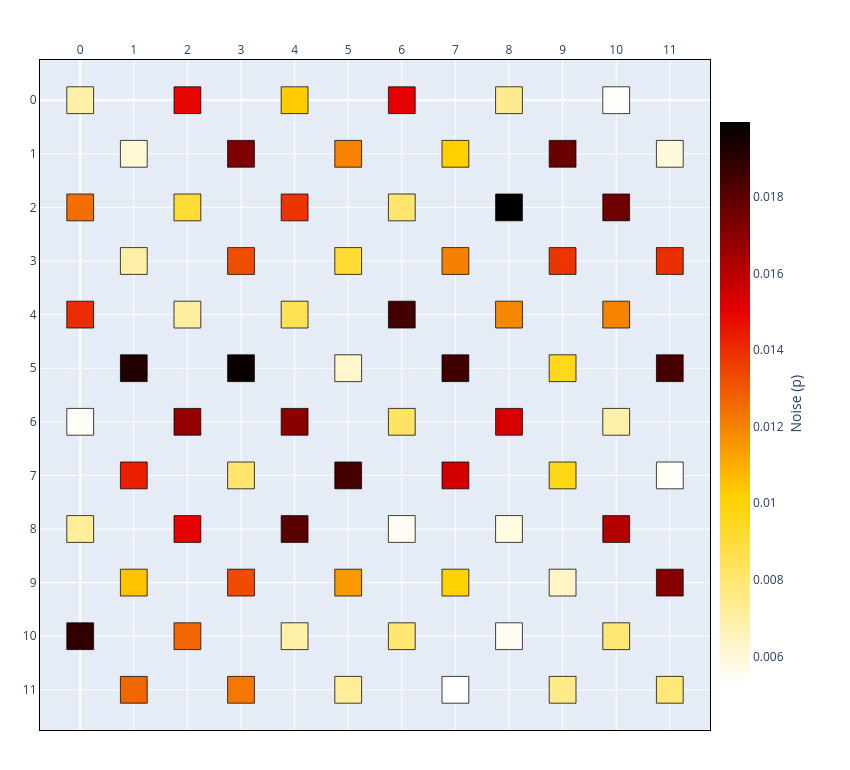

The notebook cell this image was saved under:
### Code cell
# (b) Uniform-random field over an explicit interval.
chip_rand = Chip(6, 6)
chip_rand.generate_noise(RandomUniform(bounds=(0.005, 0.020), seed=11))
print("noise distribution model :", chip_rand.spec.noise_model)
chip_rand.show(style=noise_heatmap_style(chip_rand))

### Figure 1 — Plotly figure (JSON) as saved in the notebook; plotly's stock layout.template omitted (floating-point values rounded to 4 significant figures)
{"data": [{"hoverinfo": "text", "hovertext": ["(0, 0)<br>status=INACTIVE<br>noise=0.0069", "(0, 2)<br>status=INACTIVE<br>noise=0.0125", "(0, 4)<br>status=INACTIVE<br>noise=0.0140", "(0, 6)<br>status=INACTIVE<br>noise=0.0054", "(0, 8)<br>status=INACTIVE<br>noise=0.0072", "(0, 10)<br>status=INACTIVE<br>noise=0.0189", "(1, 1)<br>status=INACTIVE<br>noise=0.0061", "(1, 3)<br>status=INACTIVE<br>noise=0.0069", "(1, 5)<br>status=INACTIVE<br>noise=0.0192", "(1, 7)<br>status=INACTIVE<br>noise=0.0143", "(1, 9)<br>status=INACTIVE<br>noise=0.0105", "(1, 11)<br>status=INACTIVE<br>noise=0.0127", "(2, 0)<br>status=INACTIVE<br>noise=0.0149", "(2, 2)<br>status=INACTIVE<br>noise=0.0091", "(2, 4)<br>status=INACTIVE<br>noise=0.0071", "(2, 6)<br>status=INACTIVE<br>noise=0.0168", "(2, 8)<br>status=INACTIVE<br>noise=0.0151", "(2, 10)<br>status=INACTIVE<br>noise=0.0127", "(3, 1)<br>status=INACTIVE<br>noise=0.0173", "(3, 3)<br>status=INACTIVE<br>noise=0.0132", "(3, 5)<br>status=INACTIVE<br>noise=0.0197", "(3, 7)<br>status=INACTIVE<br>noise=0.0081", "(3, 9)<br>status=INACTIVE<br>noise=0.0133", "(3, 11)<br>status=INACTIVE<br>noise=0.0123", "(4, 0)<br>status=INACTIVE<br>noise=0.0103", "(4, 2)<br>status=INACTIVE<br>noise=0.0139", "(4, 4)<br>status=INACTIVE<br>noise=0.0085", "(4, 6)<br>status=INACTIVE<br>noise=0.0170", "(4, 8)<br>status=INACTIVE<br>noise=0.0180", "(4, 10)<br>status=INACTIVE<br>noise=0.0069", "(5, 1)<br>status=INACTIVE<br>noise=0.0120", "(5, 3)<br>status=INACTIVE<br>noise=0.0092", "(5, 5)<br>status=INACTIVE<br>noise=0.0063", "(5, 7)<br>status=INACTIVE<br>noise=0.0184", "(5, 9)<br>status=INACTIVE<br>noise=0.0115", "(5, 11)<br>status=INACTIVE<br>noise=0.0072", "(6, 0)<br>status=INACTIVE<br>noise=0.0151", "(6, 2)<br>status=INACTIVE<br>noise=0.0080", "(6, 4)<br>status=INACTIVE<br>noise=0.0185", "(6, 6)<br>status=INACTIVE<br>noise=0.0083", "(6, 8)<br>status=INACTIVE<br>noise=0.0055", "(6, 10)<br>status=INACTIVE<br>noise=0.0080", "(7, 1)<br>status=INACTIVE<br>noise=0.0102", "(7, 3)<br>status=INACTIVE<br>noise=0.0120", "(7, 5)<br>status=INACTIVE<br>noise=0.0186", "(7, 7)<br>status=INACTIVE<br>noise=0.0155", "(7, 9)<br>status=INACTIVE<br>noise=0.0101", "(7, 11)<br>status=INACTIVE<br>noise=0.0053", "(8, 0)<br>status=INACTIVE<br>noise=0.0074", "(8, 2)<br>status=INACTIVE<br>noise=0.0199", "(8, 4)<br>status=INACTIVE<br>noise=0.0119", "(8, 6)<br>status=INACTIVE<br>noise=0.0154", "(8, 8)<br>status=INACTIVE<br>noise=0.0058", "(8, 10)<br>status=INACTIVE<br>noise=0.0055", "(9, 1)<br>status=INACTIVE<br>noise=0.0177", "(9, 3)<br>status=INACTIVE<br>noise=0.0138", "(9, 5)<br>status=INACTIVE<br>noise=0.0096", "(9, 7)<br>status=INACTIVE<br>noise=0.0098", "(9, 9)<br>status=INACTIVE<br>noise=0.0063", "(9, 11)<br>status=INACTIVE<br>noise=0.0076", "(10, 0)<br>status=INACTIVE<br>noise=0.0054", "(10, 2)<br>status=INACTIVE<br>noise=0.0176", "(10, 4)<br>status=INACTIVE<br>noise=0.0120", "(10, 6)<br>status=INACTIVE<br>noise=0.0069", "(10, 8)<br>status=INACTIVE<br>noise=0.0161", "(10, 10)<br>status=INACTIVE<br>noise=0.0079", "(11, 1)<br>status=INACTIVE<br>noise=0.0059", "(11, 3)<br>status=INACTIVE<br>noise=0.0140", "(11, 5)<br>status=INACTIVE<br>noise=0.0184", "(11, 7)<br>status=INACTIVE<br>noise=0.0054", "(11, 9)<br>status=INACTIVE<br>noise=0.0171", "(11, 11)<br>status=INACTIVE<br>noise=0.0078"], "marker": {"cmax": 0.01995, "cmin": 0.00525, "color": [0.00693, 0.01249, 0.01402, 0.00543, 0.00722, 0.01892, 0.00606, 0.00695, 0.01922, 0.01433, 0.01053, 0.01267, 0.01494, 0.00913, 0.00707, 0.01682, 0.01506, 0.01269, 0.01725, 0.01324, 0.01971, 0.00807, 0.01331, 0.01225, 0.0103, 0.01387, 0.00853, 0.01703, 0.01801, 0.00693, 0.01201, 0.00916, 0.00625, 0.01844, 0.01145, 0.00722, 0.0151, 0.00803, 0.01852, 0.00826, 0.0055, 0.00801, 0.01019, 0.01203, 0.01859, 0.01546, 0.01009, 0.00525, 0.0074, 0.01995, 0.0119, 0.01537, 0.00582, 0.00551, 0.01769, 0.01382, 0.00963, 0.00976, 0.00634, 0.00759, 0.00537, 0.01759, 0.01199, 0.00691, 0.01609, 0.00793, 0.00593, 0.01398, 0.01844, 0.0054, 0.01708, 0.00785], "colorbar": {"len": 0.8701, "title": {"side": "right", "text": "Noise (p)"}, "x": 0.8701, "xanchor": "left", "y": 0.487, "yanchor": "middle"}, "colorscale": [[0, "rgb(255,255,255)"], [0.3333, "rgb(255,210,0)"], [0.6667, "rgb(230,0,0)"], [1, "rgb(0,0,0)"]], "opacity": 0, "showscale": true, "size": 20}, "mode": "markers", "name": "qubits", "type": "scattergl", "x": [0, 0, 0, 0, 0, 0, 1, 1, 1, 1, 1, 1, 2, 2, 2, 2, 2, 2, 3, 3, 3, 3, 3, 3, 4, 4, 4, 4, 4, 4, 5, 5, 5, 5, 5, 5, 6, 6, 6, 6, 6, 6, 7, 7, 7, 7, 7, 7, 8, 8, 8, 8, 8, 8, 9, 9, 9, 9, 9, 9, 10, 10, 10, 10, 10, 10, 11, 11, 11, 11, 11, 11], "y": [0, 2, 4, 6, 8, 10, 1, 3, 5, 7, 9, 11, 0, 2, 4, 6, 8, 10, 1, 3, 5, 7, 9, 11, 0, 2, 4, 6, 8, 10, 1, 3, 5, 7, 9, 11, 0, 2, 4, 6, 8, 10, 1, 3, 5, 7, 9, 11, 0, 2, 4, 6, 8, 10, 1, 3, 5, 7, 9, 11, 0, 2, 4, 6, 8, 10, 1, 3, 5, 7, 9, 11]}], "layout": {"height": 770, "margin": {"b": 40, "l": 40, "r": 40, "t": 60}, "shapes": [{"fillcolor": "rgb(255, 240, 168)", "layer": "above", "line": {"color": "black", "width": 0.75}, "opacity": 1, "type": "rect", "x0": -0.25, "x1": 0.25, "y0": -0.25, "y1": 0.25}, {"fillcolor": "rgb(243, 110, 0)", "layer": "above", "line": {"color": "black", "width": 0.75}, "opacity": 1, "type": "rect", "x0": -0.25, "x1": 0.25, "y0": 1.75, "y1": 2.25}, {"fillcolor": "rgb(235, 44, 0)", "layer": "above", "line": {"color": "black", "width": 0.75}, "opacity": 1, "type": "rect", "x0": -0.25, "x1": 0.25, "y0": 3.75, "y1": 4.25}, {"fillcolor": "rgb(255, 253, 246)", "layer": "above", "line": {"color": "black", "width": 0.75}, "opacity": 1, "type": "rect", "x0": -0.25, "x1": 0.25, "y0": 5.75, "y1": 6.25}, {"fillcolor": "rgb(255, 237, 152)", "layer": "above", "line": {"color": "black", "width": 0.75}, "opacity": 1, "type": "rect", "x0": -0.25, "x1": 0.25, "y0": 7.75, "y1": 8.25}, {"fillcolor": "rgb(48, 0, 0)", "layer": "above", "line": {"color": "black", "width": 0.75}, "opacity": 1, "type": "rect", "x0": -0.25, "x1": 0.25, "y0": 9.75, "y1": 10.25}, {"fillcolor": "rgb(255, 248, 213)", "layer": "above", "line": {"color": "black", "width": 0.75}, "opacity": 1, "type": "rect", "x0": 0.75, "x1": 1.25, "y0": 0.75, "y1": 1.25}, {"fillcolor": "rgb(255, 239, 167)", "layer": "above", "line": {"color": "black", "width": 0.75}, "opacity": 1, "type": "rect", "x0": 0.75, "x1": 1.25, "y0": 2.75, "y1": 3.25}, {"fillcolor": "rgb(34, 0, 0)", "layer": "above", "line": {"color": "black", "width": 0.75}, "opacity": 1, "type": "rect", "x0": 0.75, "x1": 1.25, "y0": 4.75, "y1": 5.25}, {"fillcolor": "rgb(234, 31, 0)", "layer": "above", "line": {"color": "black", "width": 0.75}, "opacity": 1, "type": "rect", "x0": 0.75, "x1": 1.25, "y0": 6.75, "y1": 7.25}, {"fillcolor": "rgb(253, 194, 0)", "layer": "above", "line": {"color": "black", "width": 0.75}, "opacity": 1, "type": "rect", "x0": 0.75, "x1": 1.25, "y0": 8.75, "y1": 9.25}, {"fillcolor": "rgb(242, 102, 0)", "layer": "above", "line": {"color": "black", "width": 0.75}, "opacity": 1, "type": "rect", "x0": 0.75, "x1": 1.25, "y0": 10.75, "y1": 11.25}, {"fillcolor": "rgb(231, 5, 0)", "layer": "above", "line": {"color": "black", "width": 0.75}, "opacity": 1, "type": "rect", "x0": 1.75, "x1": 2.25, "y0": -0.25, "y1": 0.25}, {"fillcolor": "rgb(255, 219, 53)", "layer": "above", "line": {"color": "black", "width": 0.75}, "opacity": 1, "type": "rect", "x0": 1.75, "x1": 2.25, "y0": 1.75, "y1": 2.25}, {"fillcolor": "rgb(255, 238, 160)", "layer": "above", "line": {"color": "black", "width": 0.75}, "opacity": 1, "type": "rect", "x0": 1.75, "x1": 2.25, "y0": 3.75, "y1": 4.25}, {"fillcolor": "rgb(147, 0, 0)", "layer": "above", "line": {"color": "black", "width": 0.75}, "opacity": 1, "type": "rect", "x0": 1.75, "x1": 2.25, "y0": 5.75, "y1": 6.25}, {"fillcolor": "rgb(230, 0, 0)", "layer": "above", "line": {"color": "black", "width": 0.75}, "opacity": 1, "type": "rect", "x0": 1.75, "x1": 2.25, "y0": 7.75, "y1": 8.25}, {"fillcolor": "rgb(242, 101, 0)", "layer": "above", "line": {"color": "black", "width": 0.75}, "opacity": 1, "type": "rect", "x0": 1.75, "x1": 2.25, "y0": 9.75, "y1": 10.25}, {"fillcolor": "rgb(127, 0, 0)", "layer": "above", "line": {"color": "black", "width": 0.75}, "opacity": 1, "type": "rect", "x0": 2.75, "x1": 3.25, "y0": 0.75, "y1": 1.25}, {"fillcolor": "rgb(239, 78, 0)", "layer": "above", "line": {"color": "black", "width": 0.75}, "opacity": 1, "type": "rect", "x0": 2.75, "x1": 3.25, "y0": 2.75, "y1": 3.25}, {"fillcolor": "rgb(11, 0, 0)", "layer": "above", "line": {"color": "black", "width": 0.75}, "opacity": 1, "type": "rect", "x0": 2.75, "x1": 3.25, "y0": 4.75, "y1": 5.25}, {"fillcolor": "rgb(255, 229, 108)", "layer": "above", "line": {"color": "black", "width": 0.75}, "opacity": 1, "type": "rect", "x0": 2.75, "x1": 3.25, "y0": 6.75, "y1": 7.25}, {"fillcolor": "rgb(239, 75, 0)", "layer": "above", "line": {"color": "black", "width": 0.75}, "opacity": 1, "type": "rect", "x0": 2.75, "x1": 3.25, "y0": 8.75, "y1": 9.25}, {"fillcolor": "rgb(244, 120, 0)", "layer": "above", "line": {"color": "black", "width": 0.75}, "opacity": 1, "type": "rect", "x0": 2.75, "x1": 3.25, "y0": 10.75, "y1": 11.25}, {"fillcolor": "rgb(254, 204, 0)", "layer": "above", "line": {"color": "black", "width": 0.75}, "opacity": 1, "type": "rect", "x0": 3.75, "x1": 4.25, "y0": -0.25, "y1": 0.25}, {"fillcolor": "rgb(236, 51, 0)", "layer": "above", "line": {"color": "black", "width": 0.75}, "opacity": 1, "type": "rect", "x0": 3.75, "x1": 4.25, "y0": 1.75, "y1": 2.25}, {"fillcolor": "rgb(255, 225, 84)", "layer": "above", "line": {"color": "black", "width": 0.75}, "opacity": 1, "type": "rect", "x0": 3.75, "x1": 4.25, "y0": 3.75, "y1": 4.25}, {"fillcolor": "rgb(137, 0, 0)", "layer": "above", "line": {"color": "black", "width": 0.75}, "opacity": 1, "type": "rect", "x0": 3.75, "x1": 4.25, "y0": 5.75, "y1": 6.25}, {"fillcolor": "rgb(91, 0, 0)", "layer": "above", "line": {"color": "black", "width": 0.75}, "opacity": 1, "type": "rect", "x0": 3.75, "x1": 4.25, "y0": 7.75, "y1": 8.25}, {"fillcolor": "rgb(255, 240, 168)", "layer": "above", "line": {"color": "black", "width": 0.75}, "opacity": 1, "type": "rect", "x0": 3.75, "x1": 4.25, "y0": 9.75, "y1": 10.25}, {"fillcolor": "rgb(246, 130, 0)", "layer": "above", "line": {"color": "black", "width": 0.75}, "opacity": 1, "type": "rect", "x0": 4.75, "x1": 5.25, "y0": 0.75, "y1": 1.25}, {"fillcolor": "rgb(255, 219, 52)", "layer": "above", "line": {"color": "black", "width": 0.75}, "opacity": 1, "type": "rect", "x0": 4.75, "x1": 5.25, "y0": 2.75, "y1": 3.25}, {"fillcolor": "rgb(255, 246, 203)", "layer": "above", "line": {"color": "black", "width": 0.75}, "opacity": 1, "type": "rect", "x0": 4.75, "x1": 5.25, "y0": 4.75, "y1": 5.25}, {"fillcolor": "rgb(71, 0, 0)", "layer": "above", "line": {"color": "black", "width": 0.75}, "opacity": 1, "type": "rect", "x0": 4.75, "x1": 5.25, "y0": 6.75, "y1": 7.25}, {"fillcolor": "rgb(248, 154, 0)", "layer": "above", "line": {"color": "black", "width": 0.75}, "opacity": 1, "type": "rect", "x0": 4.75, "x1": 5.25, "y0": 8.75, "y1": 9.25}, {"fillcolor": "rgb(255, 237, 152)", "layer": "above", "line": {"color": "black", "width": 0.75}, "opacity": 1, "type": "rect", "x0": 4.75, "x1": 5.25, "y0": 10.75, "y1": 11.25}, {"fillcolor": "rgb(228, 0, 0)", "layer": "above", "line": {"color": "black", "width": 0.75}, "opacity": 1, "type": "rect", "x0": 5.75, "x1": 6.25, "y0": -0.25, "y1": 0.25}, {"fillcolor": "rgb(255, 229, 110)", "layer": "above", "line": {"color": "black", "width": 0.75}, "opacity": 1, "type": "rect", "x0": 5.75, "x1": 6.25, "y0": 1.75, "y1": 2.25}, {"fillcolor": "rgb(67, 0, 0)", "layer": "above", "line": {"color": "black", "width": 0.75}, "opacity": 1, "type": "rect", "x0": 5.75, "x1": 6.25, "y0": 3.75, "y1": 4.25}, {"fillcolor": "rgb(255, 227, 98)", "layer": "above", "line": {"color": "black", "width": 0.75}, "opacity": 1, "type": "rect", "x0": 5.75, "x1": 6.25, "y0": 5.75, "y1": 6.25}, {"fillcolor": "rgb(255, 253, 242)", "layer": "above", "line": {"color": "black", "width": 0.75}, "opacity": 1, "type": "rect", "x0": 5.75, "x1": 6.25, "y0": 7.75, "y1": 8.25}, {"fillcolor": "rgb(255, 230, 111)", "layer": "above", "line": {"color": "black", "width": 0.75}, "opacity": 1, "type": "rect", "x0": 5.75, "x1": 6.25, "y0": 9.75, "y1": 10.25}, {"fillcolor": "rgb(255, 208, 0)", "layer": "above", "line": {"color": "black", "width": 0.75}, "opacity": 1, "type": "rect", "x0": 6.75, "x1": 7.25, "y0": 0.75, "y1": 1.25}, {"fillcolor": "rgb(245, 129, 0)", "layer": "above", "line": {"color": "black", "width": 0.75}, "opacity": 1, "type": "rect", "x0": 6.75, "x1": 7.25, "y0": 2.75, "y1": 3.25}, {"fillcolor": "rgb(64, 0, 0)", "layer": "above", "line": {"color": "black", "width": 0.75}, "opacity": 1, "type": "rect", "x0": 6.75, "x1": 7.25, "y0": 4.75, "y1": 5.25}, {"fillcolor": "rgb(211, 0, 0)", "layer": "above", "line": {"color": "black", "width": 0.75}, "opacity": 1, "type": "rect", "x0": 6.75, "x1": 7.25, "y0": 6.75, "y1": 7.25}, {"fillcolor": "rgb(255, 211, 3)", "layer": "above", "line": {"color": "black", "width": 0.75}, "opacity": 1, "type": "rect", "x0": 6.75, "x1": 7.25, "y0": 8.75, "y1": 9.25}, {"fillcolor": "rgb(255, 255, 255)", "layer": "above", "line": {"color": "black", "width": 0.75}, "opacity": 1, "type": "rect", "x0": 6.75, "x1": 7.25, "y0": 10.75, "y1": 11.25}, {"fillcolor": "rgb(255, 235, 143)", "layer": "above", "line": {"color": "black", "width": 0.75}, "opacity": 1, "type": "rect", "x0": 7.75, "x1": 8.25, "y0": -0.25, "y1": 0.25}, {"fillcolor": "rgb(0, 0, 0)", "layer": "above", "line": {"color": "black", "width": 0.75}, "opacity": 1, "type": "rect", "x0": 7.75, "x1": 8.25, "y0": 1.75, "y1": 2.25}, {"fillcolor": "rgb(246, 135, 0)", "layer": "above", "line": {"color": "black", "width": 0.75}, "opacity": 1, "type": "rect", "x0": 7.75, "x1": 8.25, "y0": 3.75, "y1": 4.25}, {"fillcolor": "rgb(215, 0, 0)", "layer": "above", "line": {"color": "black", "width": 0.75}, "opacity": 1, "type": "rect", "x0": 7.75, "x1": 8.25, "y0": 5.75, "y1": 6.25}, {"fillcolor": "rgb(255, 250, 225)", "layer": "above", "line": {"color": "black", "width": 0.75}, "opacity": 1, "type": "rect", "x0": 7.75, "x1": 8.25, "y0": 7.75, "y1": 8.25}, {"fillcolor": "rgb(255, 253, 241)", "layer": "above", "line": {"color": "black", "width": 0.75}, "opacity": 1, "type": "rect", "x0": 7.75, "x1": 8.25, "y0": 9.75, "y1": 10.25}, {"fillcolor": "rgb(106, 0, 0)", "layer": "above", "line": {"color": "black", "width": 0.75}, "opacity": 1, "type": "rect", "x0": 8.75, "x1": 9.25, "y0": 0.75, "y1": 1.25}, {"fillcolor": "rgb(236, 53, 0)", "layer": "above", "line": {"color": "black", "width": 0.75}, "opacity": 1, "type": "rect", "x0": 8.75, "x1": 9.25, "y0": 2.75, "y1": 3.25}, {"fillcolor": "rgb(255, 215, 27)", "layer": "above", "line": {"color": "black", "width": 0.75}, "opacity": 1, "type": "rect", "x0": 8.75, "x1": 9.25, "y0": 4.75, "y1": 5.25}, {"fillcolor": "rgb(255, 214, 20)", "layer": "above", "line": {"color": "black", "width": 0.75}, "opacity": 1, "type": "rect", "x0": 8.75, "x1": 9.25, "y0": 6.75, "y1": 7.25}, {"fillcolor": "rgb(255, 245, 198)", "layer": "above", "line": {"color": "black", "width": 0.75}, "opacity": 1, "type": "rect", "x0": 8.75, "x1": 9.25, "y0": 8.75, "y1": 9.25}, {"fillcolor": "rgb(255, 234, 133)", "layer": "above", "line": {"color": "black", "width": 0.75}, "opacity": 1, "type": "rect", "x0": 8.75, "x1": 9.25, "y0": 10.75, "y1": 11.25}, {"fillcolor": "rgb(255, 254, 249)", "layer": "above", "line": {"color": "black", "width": 0.75}, "opacity": 1, "type": "rect", "x0": 9.75, "x1": 10.25, "y0": -0.25, "y1": 0.25}, {"fillcolor": "rgb(111, 0, 0)", "layer": "above", "line": {"color": "black", "width": 0.75}, "opacity": 1, "type": "rect", "x0": 9.75, "x1": 10.25, "y0": 1.75, "y1": 2.25}, {"fillcolor": "rgb(246, 131, 0)", "layer": "above", "line": {"color": "black", "width": 0.75}, "opacity": 1, "type": "rect", "x0": 9.75, "x1": 10.25, "y0": 3.75, "y1": 4.25}, {"fillcolor": "rgb(255, 240, 169)", "layer": "above", "line": {"color": "black", "width": 0.75}, "opacity": 1, "type": "rect", "x0": 9.75, "x1": 10.25, "y0": 5.75, "y1": 6.25}, {"fillcolor": "rgb(181, 0, 0)", "layer": "above", "line": {"color": "black", "width": 0.75}, "opacity": 1, "type": "rect", "x0": 9.75, "x1": 10.25, "y0": 7.75, "y1": 8.25}, {"fillcolor": "rgb(255, 230, 116)", "layer": "above", "line": {"color": "black", "width": 0.75}, "opacity": 1, "type": "rect", "x0": 9.75, "x1": 10.25, "y0": 9.75, "y1": 10.25}, {"fillcolor": "rgb(255, 249, 220)", "layer": "above", "line": {"color": "black", "width": 0.75}, "opacity": 1, "type": "rect", "x0": 10.75, "x1": 11.25, "y0": 0.75, "y1": 1.25}, {"fillcolor": "rgb(235, 46, 0)", "layer": "above", "line": {"color": "black", "width": 0.75}, "opacity": 1, "type": "rect", "x0": 10.75, "x1": 11.25, "y0": 2.75, "y1": 3.25}, {"fillcolor": "rgb(71, 0, 0)", "layer": "above", "line": {"color": "black", "width": 0.75}, "opacity": 1, "type": "rect", "x0": 10.75, "x1": 11.25, "y0": 4.75, "y1": 5.25}, {"fillcolor": "rgb(255, 254, 247)", "layer": "above", "line": {"color": "black", "width": 0.75}, "opacity": 1, "type": "rect", "x0": 10.75, "x1": 11.25, "y0": 6.75, "y1": 7.25}, {"fillcolor": "rgb(135, 0, 0)", "layer": "above", "line": {"color": "black", "width": 0.75}, "opacity": 1, "type": "rect", "x0": 10.75, "x1": 11.25, "y0": 8.75, "y1": 9.25}, {"fillcolor": "rgb(255, 231, 120)", "layer": "above", "line": {"color": "black", "width": 0.75}, "opacity": 1, "type": "rect", "x0": 10.75, "x1": 11.25, "y0": 10.75, "y1": 11.25}], "showlegend": false, "width": 850, "xaxis": {"domain": [0, 0.8701], "dtick": 1, "linecolor": "black", "linewidth": 1, "mirror": true, "range": [-0.75, 11.75], "showgrid": true, "showline": true, "side": "top", "zeroline": true}, "yaxis": {"dtick": 1, "linecolor": "black", "linewidth": 1, "mirror": true, "range": [11.75, -0.75], "scaleanchor": "x", "scaleratio": 1, "showgrid": true, "showline": true, "zeroline": true}}}
